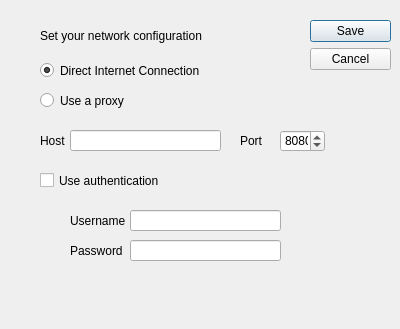
<?xml version="1.0" encoding="UTF-8"?>
<ui version="4.0">
 <class>NetworkSettings</class>
 <widget class="QDialog" name="NetworkSettings">
  <property name="geometry">
   <rect>
    <x>0</x>
    <y>0</y>
    <width>400</width>
    <height>329</height>
   </rect>
  </property>
  <property name="windowTitle">
   <string>Network Settings</string>
  </property>
  <widget class="QDialogButtonBox" name="dialogBtns">
   <property name="geometry">
    <rect>
     <x>310</x>
     <y>20</y>
     <width>81</width>
     <height>241</height>
    </rect>
   </property>
   <property name="orientation">
    <enum>Qt::Vertical</enum>
   </property>
   <property name="standardButtons">
    <set>QDialogButtonBox::Cancel|QDialogButtonBox::Save</set>
   </property>
  </widget>
  <widget class="QLabel" name="label">
   <property name="geometry">
    <rect>
     <x>40</x>
     <y>20</y>
     <width>181</width>
     <height>31</height>
    </rect>
   </property>
   <property name="text">
    <string>Set your network configuration</string>
   </property>
  </widget>
  <widget class="QLineEdit" name="host">
   <property name="geometry">
    <rect>
     <x>70</x>
     <y>130</y>
     <width>151</width>
     <height>21</height>
    </rect>
   </property>
   <property name="readOnly">
    <bool>false</bool>
   </property>
  </widget>
  <widget class="QLabel" name="label_2">
   <property name="geometry">
    <rect>
     <x>40</x>
     <y>130</y>
     <width>45</width>
     <height>21</height>
    </rect>
   </property>
   <property name="text">
    <string>Host</string>
   </property>
  </widget>
  <widget class="QLabel" name="label_3">
   <property name="geometry">
    <rect>
     <x>240</x>
     <y>130</y>
     <width>45</width>
     <height>21</height>
    </rect>
   </property>
   <property name="text">
    <string>Port</string>
   </property>
  </widget>
  <widget class="QSpinBox" name="port">
   <property name="geometry">
    <rect>
     <x>280</x>
     <y>130</y>
     <width>45</width>
     <height>22</height>
    </rect>
   </property>
   <property name="readOnly">
    <bool>false</bool>
   </property>
   <property name="maximum">
    <number>65535</number>
   </property>
   <property name="value">
    <number>8080</number>
   </property>
  </widget>
  <widget class="QCheckBox" name="auth">
   <property name="geometry">
    <rect>
     <x>40</x>
     <y>170</y>
     <width>141</width>
     <height>21</height>
    </rect>
   </property>
   <property name="text">
    <string>Use authentication</string>
   </property>
   <property name="tristate">
    <bool>false</bool>
   </property>
  </widget>
  <widget class="QLabel" name="label_4">
   <property name="geometry">
    <rect>
     <x>40</x>
     <y>200</y>
     <width>45</width>
     <height>21</height>
    </rect>
   </property>
   <property name="text">
    <string/>
   </property>
  </widget>
  <widget class="QLabel" name="label_5">
   <property name="geometry">
    <rect>
     <x>70</x>
     <y>210</y>
     <width>61</width>
     <height>21</height>
    </rect>
   </property>
   <property name="text">
    <string>Username</string>
   </property>
  </widget>
  <widget class="QLineEdit" name="username">
   <property name="geometry">
    <rect>
     <x>130</x>
     <y>210</y>
     <width>151</width>
     <height>21</height>
    </rect>
   </property>
   <property name="readOnly">
    <bool>false</bool>
   </property>
  </widget>
  <widget class="QLabel" name="label_6">
   <property name="geometry">
    <rect>
     <x>70</x>
     <y>240</y>
     <width>61</width>
     <height>21</height>
    </rect>
   </property>
   <property name="text">
    <string>Password</string>
   </property>
  </widget>
  <widget class="QLineEdit" name="password">
   <property name="geometry">
    <rect>
     <x>130</x>
     <y>240</y>
     <width>151</width>
     <height>21</height>
    </rect>
   </property>
   <property name="echoMode">
    <enum>QLineEdit::Password</enum>
   </property>
   <property name="readOnly">
    <bool>false</bool>
   </property>
  </widget>
  <widget class="QRadioButton" name="direct">
   <property name="geometry">
    <rect>
     <x>40</x>
     <y>60</y>
     <width>199</width>
     <height>21</height>
    </rect>
   </property>
   <property name="text">
    <string>Direct Internet Connection</string>
   </property>
   <property name="checked">
    <bool>true</bool>
   </property>
   <attribute name="buttonGroup">
    <string>connectionType</string>
   </attribute>
  </widget>
  <widget class="QRadioButton" name="proxy">
   <property name="geometry">
    <rect>
     <x>40</x>
     <y>90</y>
     <width>199</width>
     <height>21</height>
    </rect>
   </property>
   <property name="text">
    <string>Use a proxy</string>
   </property>
   <attribute name="buttonGroup">
    <string>connectionType</string>
   </attribute>
  </widget>
 </widget>
 <resources/>
 <connections>
  <connection>
   <sender>dialogBtns</sender>
   <signal>accepted()</signal>
   <receiver>NetworkSettings</receiver>
   <slot>accept()</slot>
   <hints>
    <hint type="sourcelabel">
     <x>248</x>
     <y>254</y>
    </hint>
    <hint type="destinationlabel">
     <x>157</x>
     <y>274</y>
    </hint>
   </hints>
  </connection>
  <connection>
   <sender>dialogBtns</sender>
   <signal>rejected()</signal>
   <receiver>NetworkSettings</receiver>
   <slot>reject()</slot>
   <hints>
    <hint type="sourcelabel">
     <x>316</x>
     <y>260</y>
    </hint>
    <hint type="destinationlabel">
     <x>286</x>
     <y>274</y>
    </hint>
   </hints>
  </connection>
 </connections>
 <buttongroups>
  <buttongroup name="connectionType"/>
 </buttongroups>
</ui>
